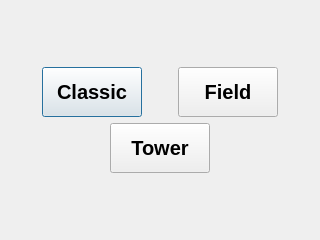
<?xml version="1.0" encoding="UTF-8"?>
<ui version="4.0">
 <class>aiMode</class>
 <widget class="QDialog" name="aiMode">
  <property name="geometry">
   <rect>
    <x>0</x>
    <y>0</y>
    <width>320</width>
    <height>240</height>
   </rect>
  </property>
  <property name="windowTitle">
   <string>Dialog</string>
  </property>
  <layout class="QGridLayout" name="gridLayout_2">
   <item row="0" column="0">
    <layout class="QGridLayout" name="gridLayout">
     <item row="0" column="0">
      <layout class="QHBoxLayout" name="horizontalLayout">
       <item>
        <spacer name="horizontalSpacer_10">
         <property name="orientation">
          <enum>Qt::Horizontal</enum>
         </property>
         <property name="sizeHint" stdset="0">
          <size>
           <width>40</width>
           <height>20</height>
          </size>
         </property>
        </spacer>
       </item>
       <item>
        <widget class="QPushButton" name="easyMode">
         <property name="minimumSize">
          <size>
           <width>100</width>
           <height>50</height>
          </size>
         </property>
         <property name="maximumSize">
          <size>
           <width>100</width>
           <height>50</height>
          </size>
         </property>
         <property name="font">
          <font>
           <pointsize>15</pointsize>
           <weight>75</weight>
           <bold>true</bold>
           <strikeout>false</strikeout>
          </font>
         </property>
         <property name="text">
          <string>Classic</string>
         </property>
        </widget>
       </item>
       <item>
        <spacer name="horizontalSpacer">
         <property name="orientation">
          <enum>Qt::Horizontal</enum>
         </property>
         <property name="sizeHint" stdset="0">
          <size>
           <width>40</width>
           <height>20</height>
          </size>
         </property>
        </spacer>
       </item>
       <item>
        <widget class="QPushButton" name="mediumMode">
         <property name="minimumSize">
          <size>
           <width>100</width>
           <height>50</height>
          </size>
         </property>
         <property name="maximumSize">
          <size>
           <width>100</width>
           <height>50</height>
          </size>
         </property>
         <property name="font">
          <font>
           <pointsize>15</pointsize>
           <weight>75</weight>
           <bold>true</bold>
          </font>
         </property>
         <property name="text">
          <string>Field</string>
         </property>
        </widget>
       </item>
       <item>
        <spacer name="horizontalSpacer_11">
         <property name="orientation">
          <enum>Qt::Horizontal</enum>
         </property>
         <property name="sizeHint" stdset="0">
          <size>
           <width>40</width>
           <height>20</height>
          </size>
         </property>
        </spacer>
       </item>
      </layout>
     </item>
     <item row="1" column="0">
      <layout class="QHBoxLayout" name="horizontalLayout_2">
       <item>
        <spacer name="horizontalSpacer_2">
         <property name="orientation">
          <enum>Qt::Horizontal</enum>
         </property>
         <property name="sizeHint" stdset="0">
          <size>
           <width>40</width>
           <height>20</height>
          </size>
         </property>
        </spacer>
       </item>
       <item>
        <widget class="QPushButton" name="hardMode">
         <property name="minimumSize">
          <size>
           <width>100</width>
           <height>50</height>
          </size>
         </property>
         <property name="maximumSize">
          <size>
           <width>100</width>
           <height>50</height>
          </size>
         </property>
         <property name="font">
          <font>
           <pointsize>15</pointsize>
           <weight>75</weight>
           <bold>true</bold>
          </font>
         </property>
         <property name="text">
          <string>Tower</string>
         </property>
        </widget>
       </item>
       <item>
        <spacer name="horizontalSpacer_3">
         <property name="orientation">
          <enum>Qt::Horizontal</enum>
         </property>
         <property name="sizeHint" stdset="0">
          <size>
           <width>40</width>
           <height>20</height>
          </size>
         </property>
        </spacer>
       </item>
      </layout>
     </item>
    </layout>
   </item>
  </layout>
 </widget>
 <resources/>
 <connections/>
</ui>
